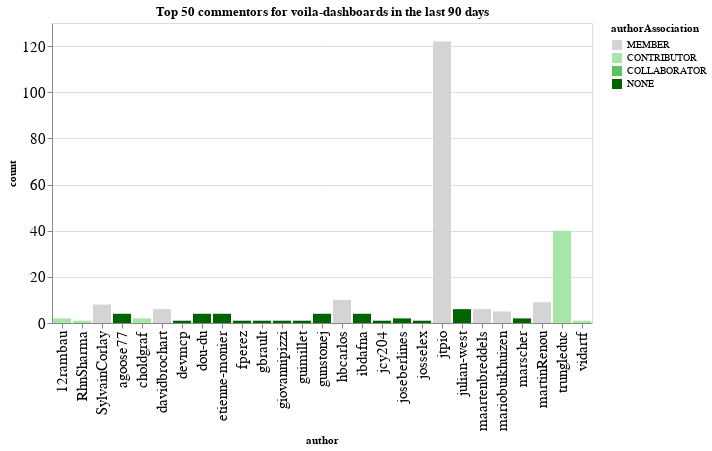

Notebook cell for this chart:
### Code cell
n_plot = 50
charts = []
for ii, (iorg, idata) in enumerate(commentors.groupby(['org'])):
    title = f"Top {n_plot} commentors for {iorg} in the last {n_days} days"
    idata = idata.groupby('author', as_index=False).agg({'count': 'sum', 'authorAssociation': 'first'})
    idata = idata.sort_values('count', ascending=False).head(n_plot)
    ch = alt.Chart(data=idata.head(n_plot), title=title).mark_bar().encode(
        x='author',
        y='count',
        color=alt.Color('authorAssociation', scale=alt.Scale(domain=author_types, range=author_colors))
    )
    charts.append(ch)
alt.hconcat(*charts)

### Figure 1 — Vega-Lite specification as saved in the notebook (floating-point values rounded to 4 significant figures)
{"config": {"axisLeft": {"labelFontSize": 15}, "axisBottom": {"labelFontSize": 15}}, "hconcat": [{"mark": "bar", "encoding": {"color": {"type": "nominal", "field": "authorAssociation", "scale": {"domain": ["MEMBER", "CONTRIBUTOR", "COLLABORATOR", "NONE"], "range": ["rgb(211.82745098039214, 211.82745098039214, 211.82745098039214)", "rgb(166.98562091503268, 229.89803921568628, 166.98562091503268)", "rgb(96.37647058823529, 192.75294117647059, 96.37647058823529)", "rgb(0.0, 100.3921568627451, 0.0)"]}}, "x": {"type": "nominal", "field": "author"}, "y": {"type": "quantitative", "field": "count"}}, "title": "Top 50 commentors for voila-dashboards in the last 90 days"}], "data": {"name": "data-d4395c198e0e9062687871d652c39a88"}, "$schema": "https://vega.github.io/schema/vega-lite/v4.8.1.json", "datasets": {"data-d4395c198e0e9062687871d652c39a88": [{"author": "jtpio", "count": 122, "authorAssociation": "MEMBER"}, {"author": "trungleduc", "count": 40, "authorAssociation": "CONTRIBUTOR"}, {"author": "hbcarlos", "count": 10, "authorAssociation": "MEMBER"}, {"author": "martinRenou", "count": 9, "authorAssociation": "MEMBER"}, {"author": "SylvainCorlay", "count": 8, "authorAssociation": "MEMBER"}, {"author": "davidbrochart", "count": 6, "authorAssociation": "MEMBER"}, {"author": "maartenbreddels", "count": 6, "authorAssociation": "MEMBER"}, {"author": "julian-west", "count": 6, "authorAssociation": "NONE"}, {"author": "mariobuikhuizen", "count": 5, "authorAssociation": "MEMBER"}, {"author": "gunstonej", "count": 4, "authorAssociation": "NONE"}, {"author": "agoose77", "count": 4, "authorAssociation": "NONE"}, {"author": "dou-du", "count": 4, "authorAssociation": "NONE"}, {"author": "etienne-monier", "count": 4, "authorAssociation": "NONE"}, {"author": "ibdafna", "count": 4, "authorAssociation": "NONE"}, {"author": "joseberlines", "count": 2, "authorAssociation": "NONE"}, {"author": "marscher", "count": 2, "authorAssociation": "NONE"}, {"author": "12rambau", "count": 2, "authorAssociation": "CONTRIBUTOR"}, {"author": "choldgraf", "count": 2, "authorAssociation": "CONTRIBUTOR"}, {"author": "jcy204", "count": 1, "authorAssociation": "NONE"}, {"author": "josselex", "count": 1, "authorAssociation": "NONE"}, {"author": "RhnSharma", "count": 1, "authorAssociation": "CONTRIBUTOR"}, {"author": "guimillet", "count": 1, "authorAssociation": "NONE"}, {"author": "giovannipizzi", "count": 1, "authorAssociation": "NONE"}, {"author": "gbrault", "count": 1, "authorAssociation": "NONE"}, {"author": "fperez", "count": 1, "authorAssociation": "NONE"}, {"author": "devmcp", "count": 1, "authorAssociation": "NONE"}, {"author": "vidartf", "count": 1, "authorAssociation": "CONTRIBUTOR"}]}}
